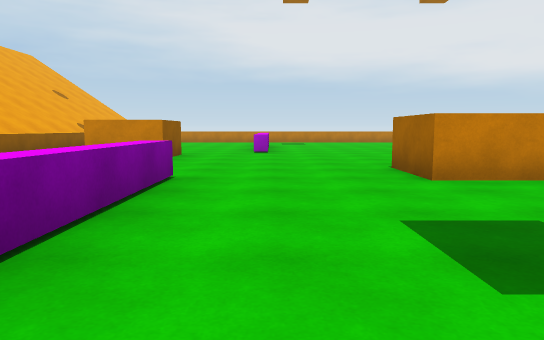
view 1 (above)

22 first-person views from a walk through a scene from a Unity 3-D project. The camera is 1.2 m above the floor, tilts 6° down and sees 70° across. The floor is counted in squares, 2 m on a side. Each view is taken from the middle of a square. On the plan, view 1 faces up. The plan holds only what a view shows up to about 11 squares ahead; the rest is blank. The place goes on beyond the plan. The player character is not drawn.

view 2
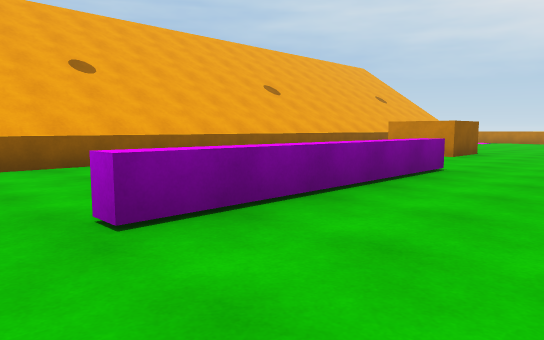

view 3
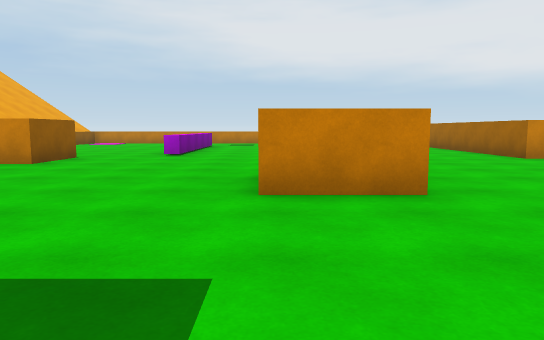

view 4
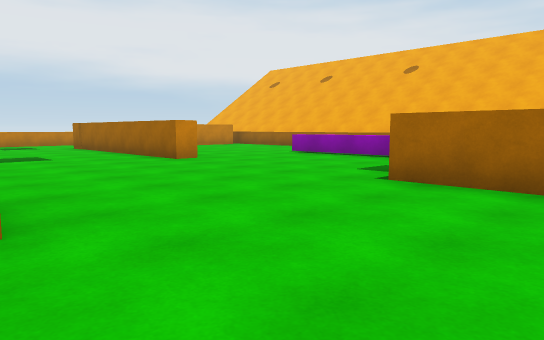

view 5
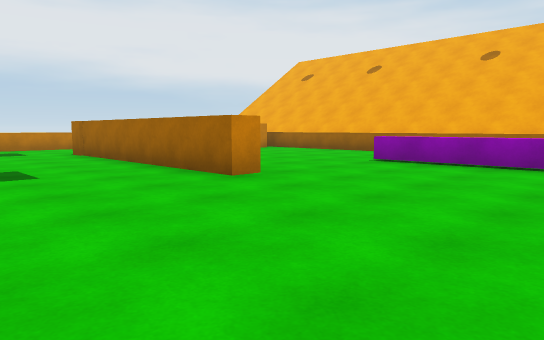

view 6
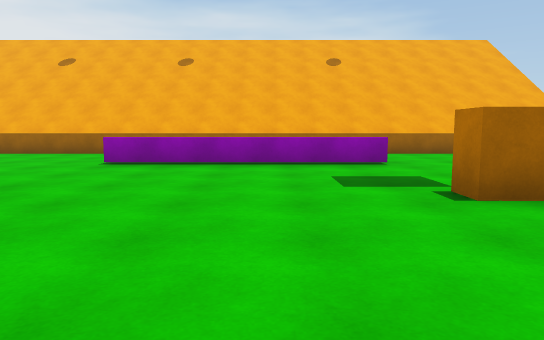

view 7
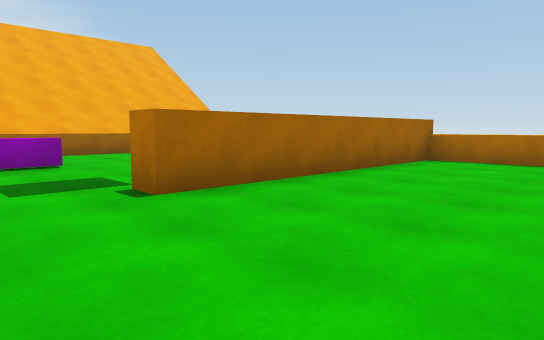

view 8
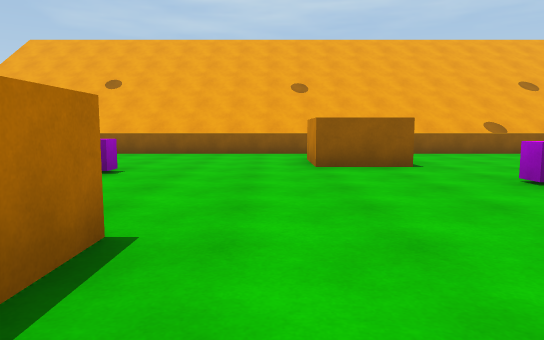

view 9
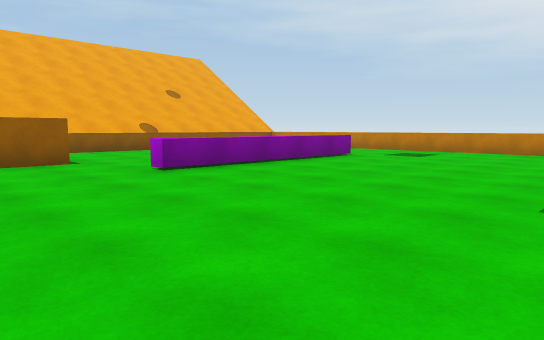

view 10
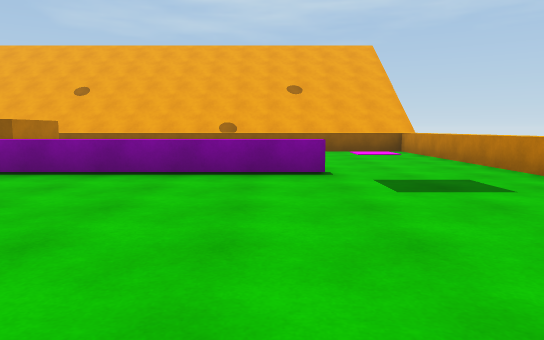

view 11
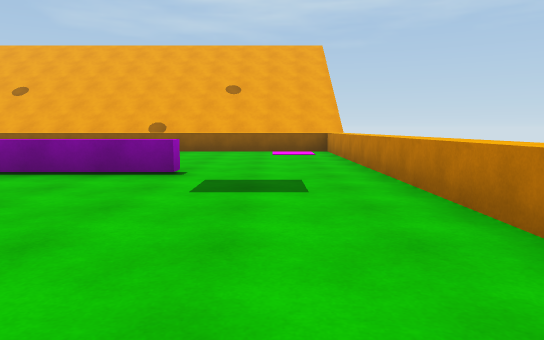

view 12
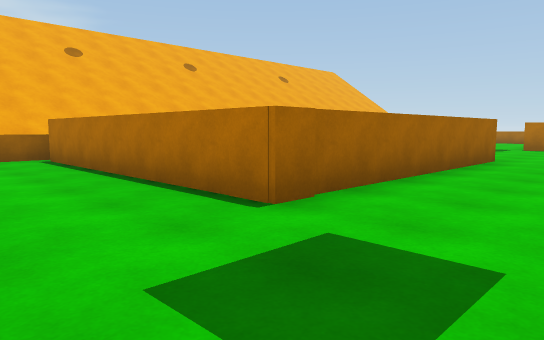

view 13
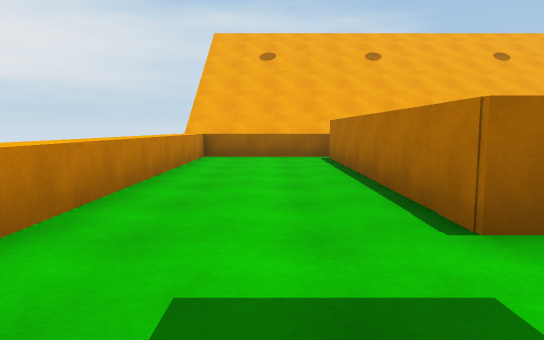

view 14
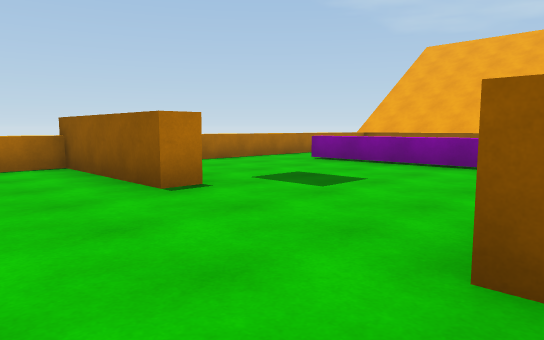

view 15
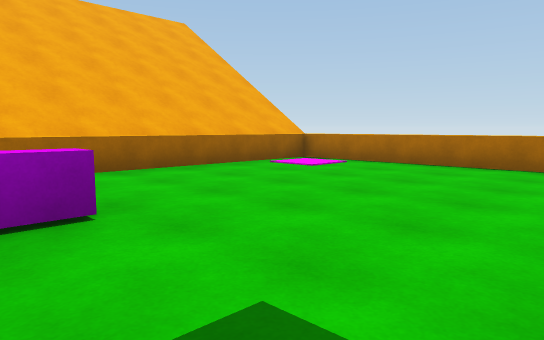

view 16
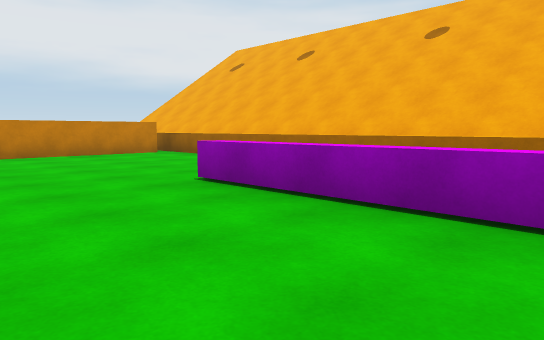

view 17
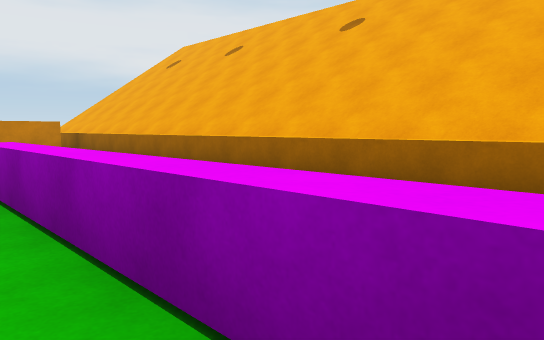

view 18
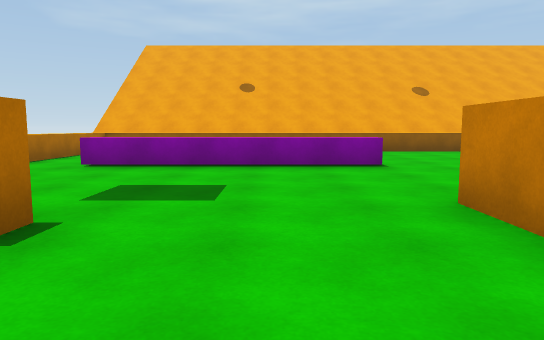

view 19
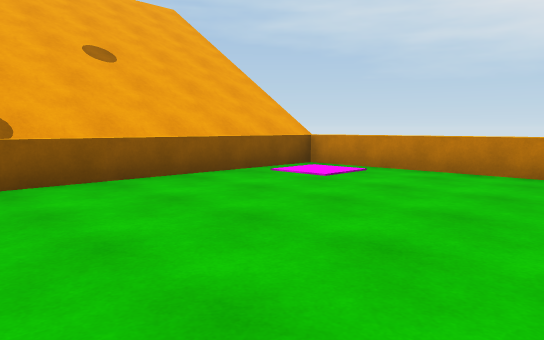

view 20
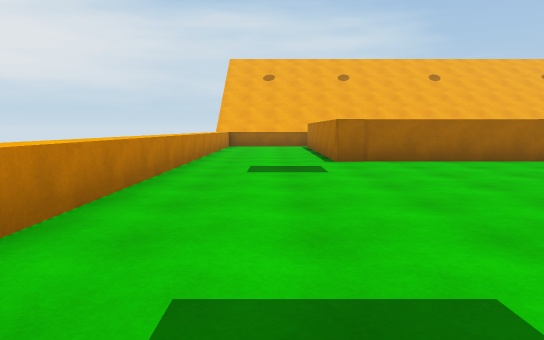

view 21
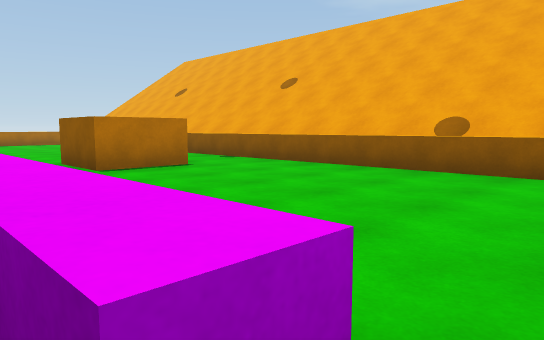

view 22
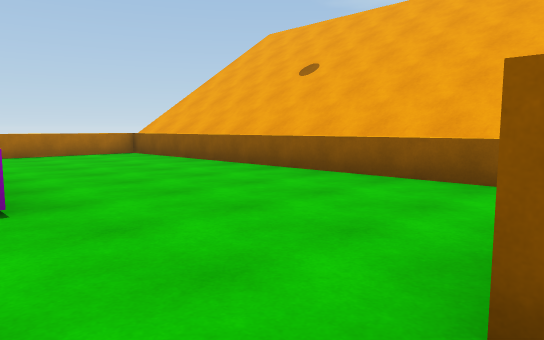

### Floor plan
Key: @ floor where view 1 was taken; # wall or solid block; x gap in a wall; . floor; ^ raised ledge.
Columns run from 6 left of view 1 to 14 right of it. Each row starts with its distance up from view 1.
 18 ^^^^^^^^^^^^^^^^^^^^^
 17 ^...................^
 16 ^...................^
 15 ^...................^
 14 ^.....^.......#####x^
 13 ^.....^.......#.....^
 12 ^.....^.......#.....^
 11 ^.....^.......#.....^
 10 ^.....^.......#.....^
  9 ^..#..........#.... ^
  8 ^..#.............^  ^
  7 ^................^  ^
  6 ^.......##.......^  ^
  5 ^.......##.......^  ^
  4 ^....^........#.... ^
  3 ^....^........#.....^
  2 ^....^........#.....^
  1 ^....^...#....#.....^
  0 ^.....@..#....#.....^
 -1 ^....... #....#.....^
 -2 ^^^^^^^  ^^^^^ ^^^^^^

Where each view was taken, in squares from view 1:
view 1: 0 up, 0 right, facing up
view 2: 1 down, 1 right, facing up-left
view 3: 1 up, 2 right, facing up
view 4: 2 up, 3 right, facing up-right
view 5: 5 up, 4 right, facing up-right
view 6: 6 up, 4 right, facing right
view 7: 6 up, 4 right, facing down-right
view 8: 7 up, 4 right, facing left
view 9: 7 up, 5 right, facing up-left
view 10: 14 up, 5 right, facing left
view 11: 16 up, 5 right, facing left
view 12: 17 up, 5 right, facing down-right
view 13: 16 up, 5 right, facing right
view 14: 5 up, 5 right, facing down-left
view 15: 5 up, 8 right, facing down-right
view 16: 5 up, 8 right, facing up-right
view 17: 4 up, 10 right, facing up-right
view 18: 3 up, 5 right, facing left
view 19: 12 up, 1 left, facing up-left
view 20: 16 up, 0 right, facing right
view 21: 15 up, 0 right, facing down-left
view 22: 8 up, 1 left, facing down-left
